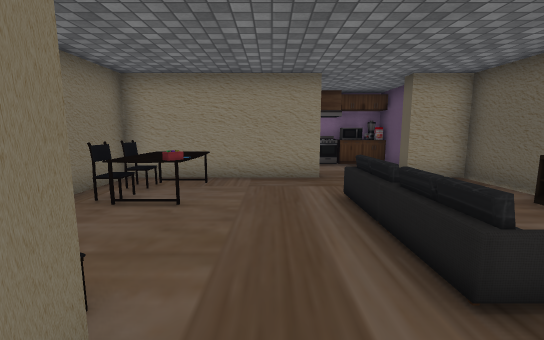
view 1 (above)

12 first-person views from a walk through a Unity game level. The camera is 1.3 m above the floor, tilts 8° down and sees 90° across. Doors are open. The floor is counted in squares, 1 m on a side. Each view is taken from the middle of a square. On the plan, view 1 faces up. The plan holds only what a view shows up to about 13 squares ahead; the rest is blank. The place goes on beyond the plan. The player is left out. Some surface patterns are stand-ins.

view 2
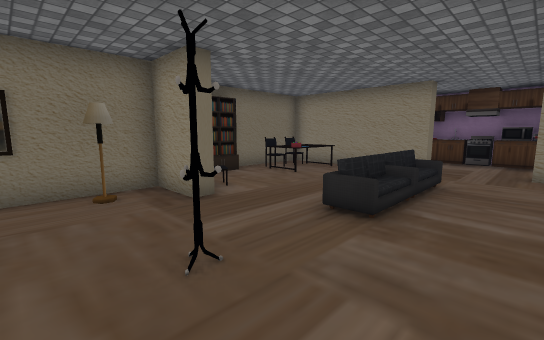

view 3
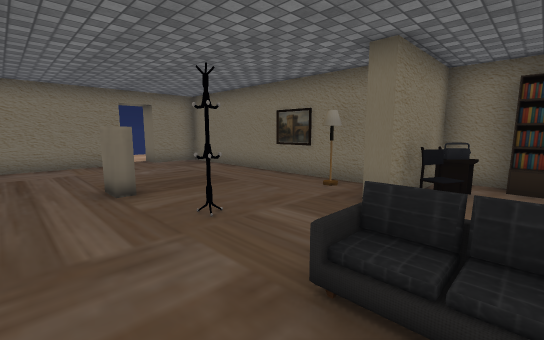

view 4
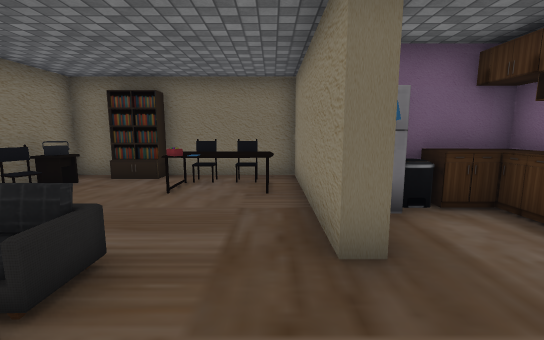

view 5
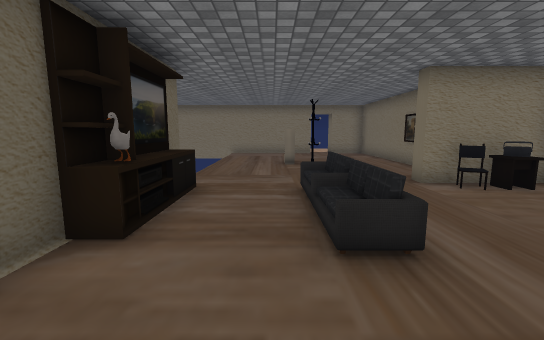

view 6
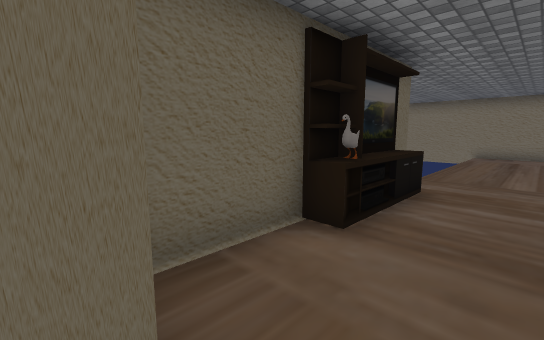

view 7
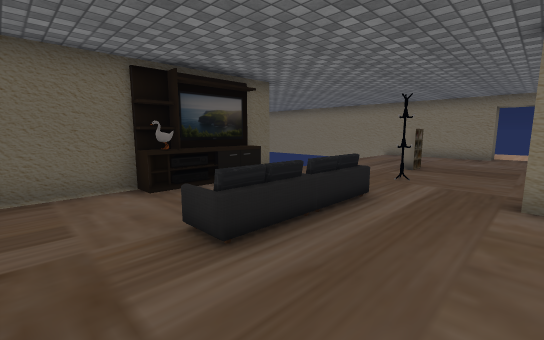

view 8
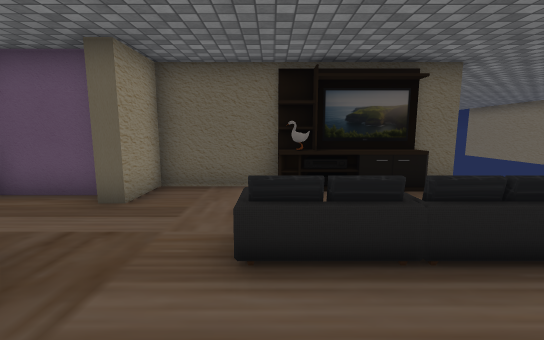

view 9
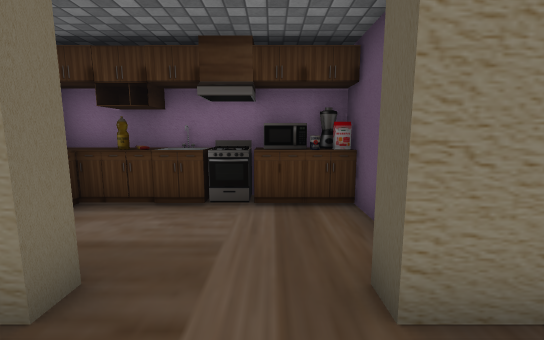

view 10
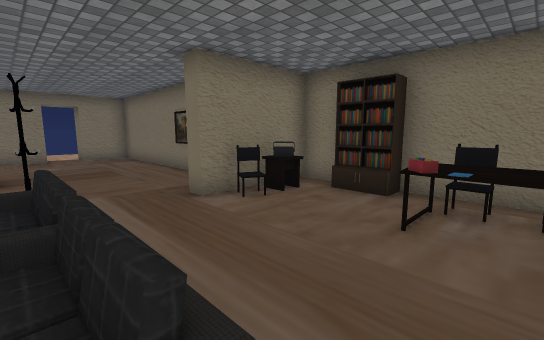

view 11
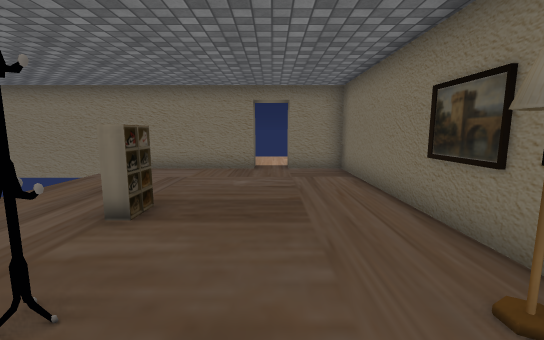

view 12
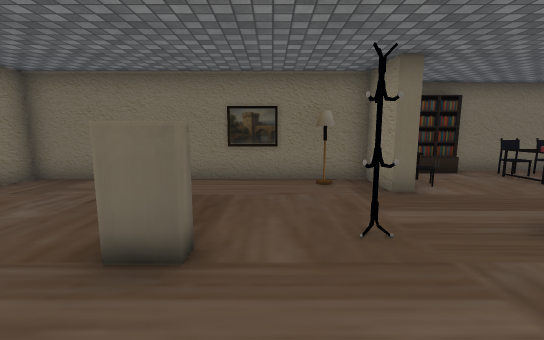

### Floor plan
Points are (right, up) in squares from view 1. A wall is a line through its corners. A room is listed if a view was taken in it or the views show most of it. See-through windows are left out.
Room 1 (views 1, 2, 3, 4, 7, 8, 9, 10, 11, 12)
walls: (1.5, -0.8) (1.9, -0.6) (1.8, -1); (5.5, 0.5) (5.5, 1.6); (-4.1, 2.5) (-4.1, 1.1) (-0.8, 1.1) (-0.8, 0.6) (-2.5, 0.6) (-2.5, -8.6) (-0.6, -8.6); (-3.7, 3.8) (-3.7, 2.5); (5.5, 4.8) (5.5, 7.7) (3.9, 7.7); (1.4, 7.7) (-4.1, 7.7) (-4.1, 3.8); (0.6, -8.6) (6.5, -8.6)
ways out: opening at (2.5, 8) to room 2; open door at (0, -9)
objects: other object (-3, 2); other object (-3, 5); other object (-3, 5) to (-2, 7); other object (-3, 6); other object (-2, -3); other object (-2, -1); other object (-2, 1); other object (-2, 2); other object (2, -4) to (2, -3); other object (2, 2) to (2, 3); other object (2, 4) to (2, 5); other object (5, 2) to (5, 5)
Room 2 (views 5, 6)
walls: (1.4, 8.2) (1.4, 7.7); (4.5, 8.5) (4.5, 11.5) (-1.2, 11.5) (-1.2, 9.5); (3.9, 7.7) (3.9, 8.2)
ways out: opening at (2.5, 8) to room 1
objects: other object (-1, 9) to (0, 9); other object (-1, 11) to (4, 11)

Where each view was taken, in squares from view 1:
view 1: 0 up, 0 right, facing up
view 2: 2 down, 4 right, facing up-left
view 3: 3 up, 4 right, facing down-left
view 4: 7 up, 4 right, facing left
view 5: 8 up, 3 right, facing down
view 6: 8 up, 3 right, facing down-right
view 7: 7 up, 1 left, facing down-right
view 8: 5 up, 1 left, facing right
view 9: 6 up, 3 right, facing up
view 10: 6 up, 2 right, facing down-left
view 11: 1 up, 0 right, facing down
view 12: 2 down, 5 right, facing left
